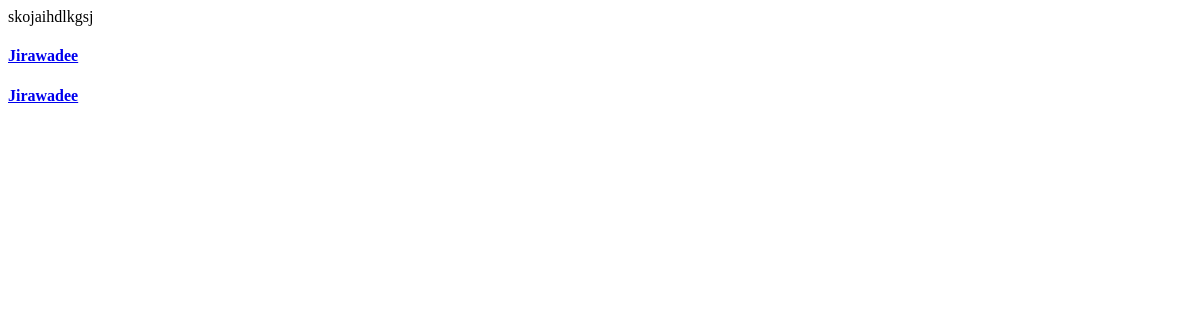
Before: /index/ with the older database file.
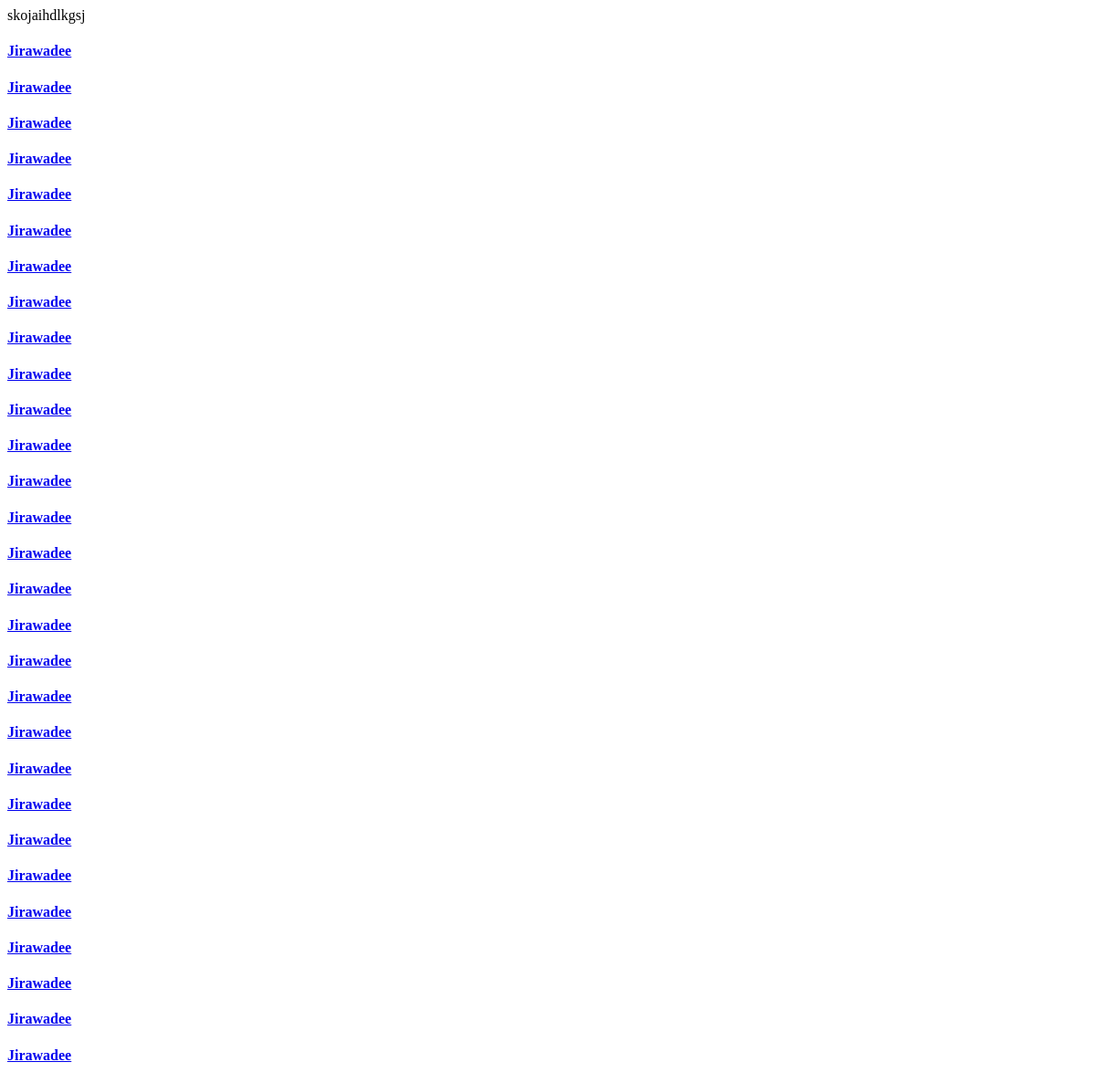
After: the same page with the newer database file.
### polls/models.py (models this page shows, shortened)
class Info(models.Model):
    photo = models.ImageField(upload_to='upload/', default=None)
    first_name = models.CharField("First Name", default="",max_length=254)
    last_name = models.CharField("Last Name", default="",max_length=254)
    gender =  models.CharField("Gender", default="",max_length=254)
    nationality = models.CharField("Nationality", default="",max_length=254)
    interest = models.CharField('Interest', default="", max_length=100)
    email = models.EmailField("E-mail", default="",max_length=254)
    address = models.CharField("Address", default="",max_length=125)
    short_description = models.CharField('Short Description', default="", max_length=100)

### polls/views.py (the view)
# urls.py: path('index/',views.index, name='index')
def index(request):
    all_info = Info.objects.all()
    print(all_info)
    return render(request, 'index.html', {'all_info':all_info})

### polls/templates/index.html
<html>
<p>
skojaihdlkgsj
</p>
{% for info in all_info %}
    <a href="{% url 'profile' info.id %}"><h4>{{info.first_name}}</h4>
{% endfor %}
</html>

Changed rows visible on the page:
added Info: first_name "Jirawadee"
added Info: first_name "Jirawadee"
added Info: first_name "Jirawadee"
added Info: first_name "Jirawadee"
added Info: first_name "Jirawadee"
added Info: first_name "Jirawadee"
added Info: first_name "Jirawadee"
added Info: first_name "Jirawadee"
added Info: first_name "Jirawadee"
added Info: first_name "Jirawadee"
added Info: first_name "Jirawadee"
added Info: first_name "Jirawadee"
added Info: first_name "Jirawadee"
added Info: first_name "Jirawadee"
added Info: first_name "Jirawadee"
added Info: first_name "Jirawadee"
added Info: first_name "Jirawadee"
added Info: first_name "Jirawadee"
added Info: first_name "Jirawadee"
added Info: first_name "Jirawadee"
added Info: first_name "Jirawadee"
added Info: first_name "Jirawadee"
added Info: first_name "Jirawadee"
added Info: first_name "Jirawadee"
added Info: first_name "Jirawadee"
added Info: first_name "Jirawadee"
added Info: first_name "Jirawadee"
